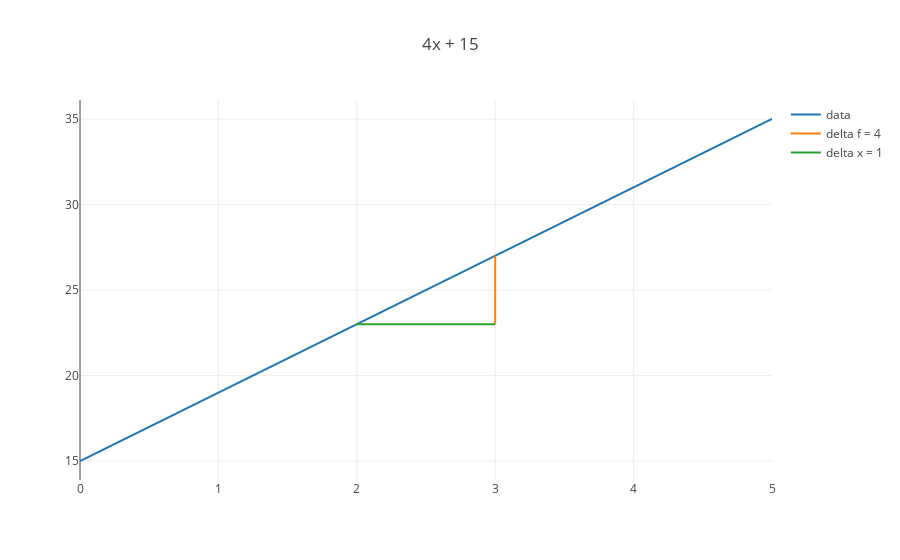

Here is the notebook cell this chart was saved with:
### Code cell
from graph import plot, trace_values

trace_delta_x_four_x_plus_fifteen = delta_x_trace(four_x_plus_fifteen, 2, 1)
plot([four_x_plus_fifteen_trace, trace_delta_f_four_x_plus_fifteen, trace_delta_x_four_x_plus_fifteen], {'title': '4x + 15'})

### Figure 1 — Plotly figure (JSON) as saved in the notebook; plotly's stock layout.template omitted (floating-point values rounded to 4 significant figures)
{"data": [{"mode": "lines", "name": "data", "text": [], "type": "scatter", "uid": "17555fd2-01f6-4ec5-9879-900fb81ca3f0", "x": [0, 1, 2, 3, 4, 5], "y": [15, 19, 23, 27, 31, 35]}, {"mode": "lines", "name": "delta f = 4", "text": [], "type": "scatter", "uid": "f3d4dc2e-62d0-42e7-b1f2-86fa88b42f30", "x": [3, 3], "y": [23, 27]}, {"mode": "lines", "name": "delta x = 1", "text": [], "type": "scatter", "uid": "943dd77a-5b4c-44f6-b149-396c7a8aae22", "x": [2, 3], "y": [23, 23]}], "layout": {"title": {"text": "4x + 15"}}}
